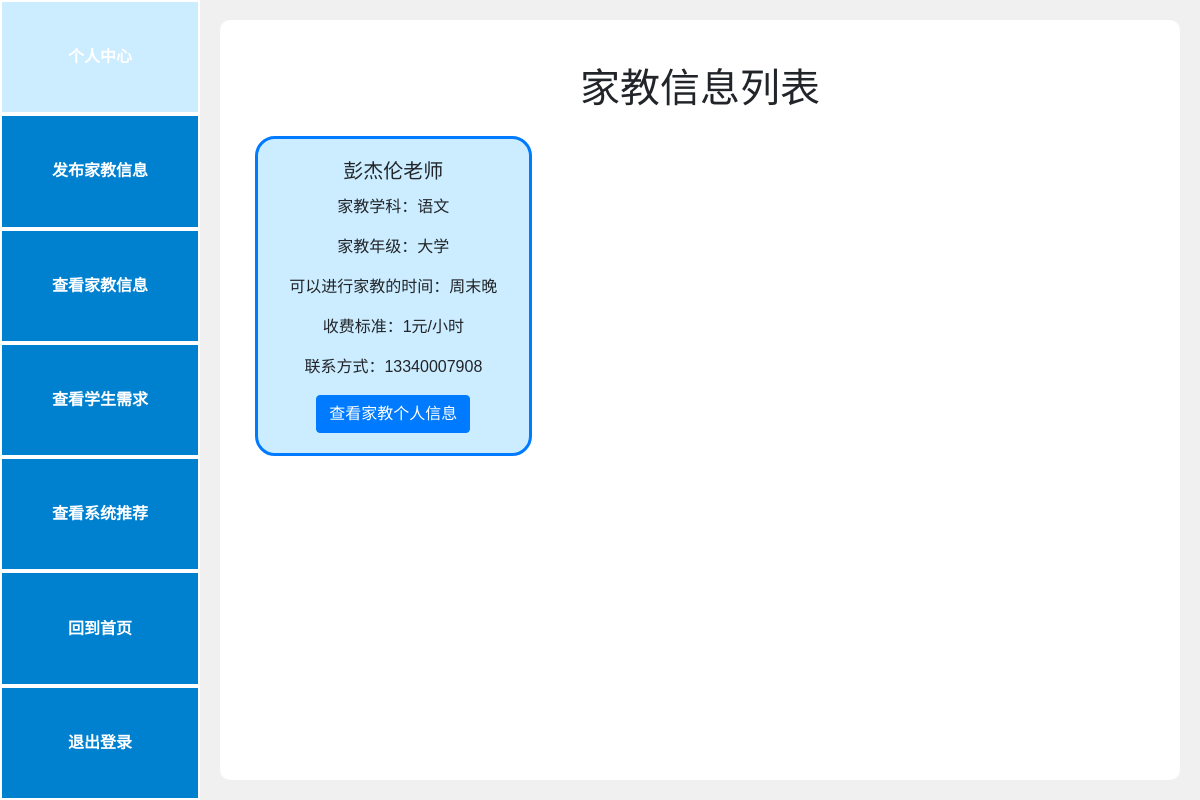
The page /tutors (signed in) on the database as committed earlier.
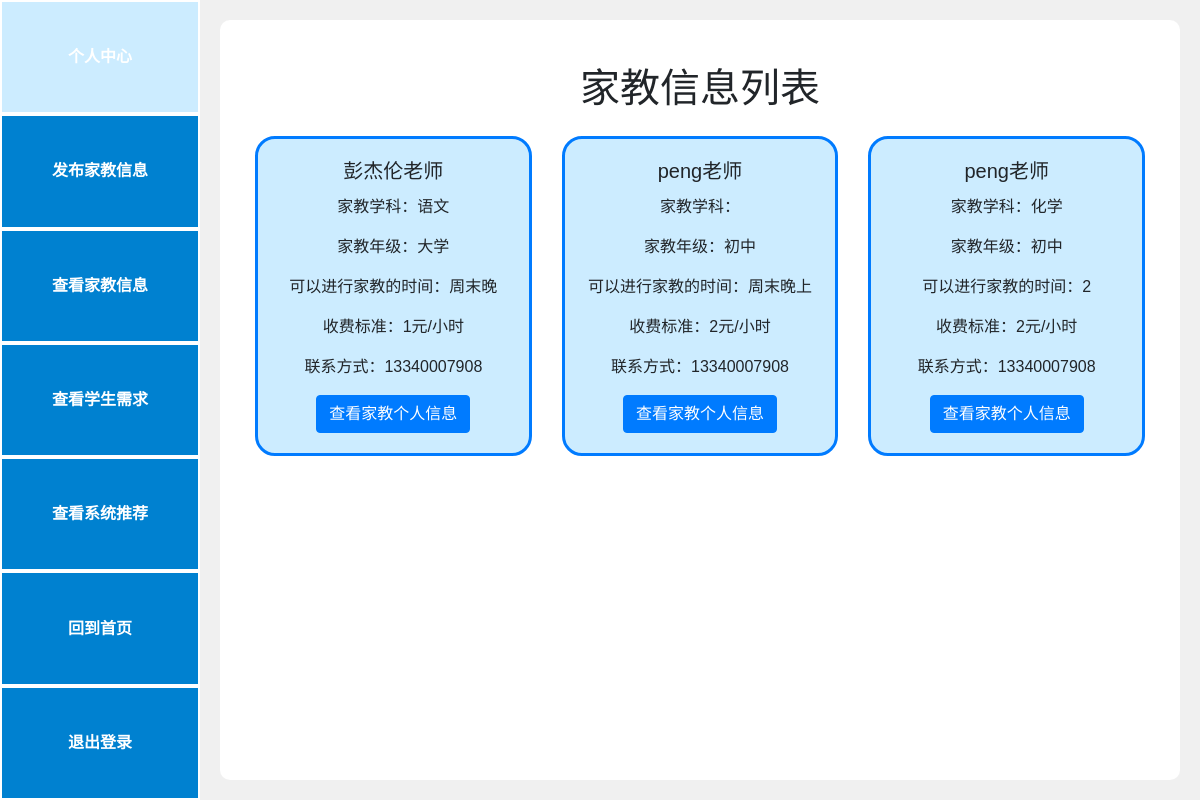
The same page on the database as committed later.
### models.py (models this page shows)
class TutorInfo(db.Model):
    id = db.Column(db.Integer, primary_key=True)
    user_id = db.Column(db.Integer, db.ForeignKey('user.id'), nullable=False)
    name = db.Column(db.String(80), nullable=False)
    subject = db.Column(db.String(80), nullable=False)
    grade = db.Column(db.String(80), nullable=False)
    time = db.Column(db.String(80), nullable=False)
    rate = db.Column(db.String(80), nullable=False)
    phoneNumber = db.Column(db.String(20), unique=False, nullable=False)

### app.py (the view)
@app.route('/tutors')
def tutors():
    tutor_infos = TutorInfo.query.all()
    return render_template('tutors.html', tutors=tutor_infos, user=g.user)

### app.py (called while the page is built)
@app.before_request
def create_tables():
    if not hasattr(g, 'first_request'):  # 保证该函数只在第一次访问时执行
        g.first_request = True
        db.create_all()  # 创建所有在模型中定义的数据库表格

@app.before_request
def before_request():
    g.user = None
    if 'user_id' in session:
        g.user = User.query.get(session['user_id'])

### templates/tutors.html (shortened to what this page needs)
{% if user.role == 'tutor' %}
    {% extends "base_tutor.html" %}
{% else %}
    {% extends "base_student.html" %}
{% endif %}
{% block content %}
<div class="container mt-4">
    <h1 class="mb-4" style="text-align: center;">家教信息列表</h1>
    <div class="row">
        {% for tutor in tutors %}
        <div class="col-md-4 mb-4">
            <div class="card h-100">
                <div class="card-body">
                    <h5 class="card-title" style="text-align: center;">{{ tutor.name }}老师</h5>
                    <p class="card-text" style="text-align: center;">家教学科：{{ tutor.subject }}</p>
                    <p class="card-text" style="text-align: center;">家教年级：{{ tutor.grade }}</p>
                    <p class="card-text" style="text-align: center;">可以进行家教的时间：{{ tutor.time }}</p>
                    <p class="card-text" style="text-align: center;">收费标准：{{ tutor.rate }}元/小时</p>
                    <p class="card-text" style="text-align: center;">联系方式：{{ tutor.phoneNumber }}</p>
                    <div class="text-center">
                        <a href="{{ url_for('tutor_profile', user_id=tutor.user_id) }}" class="btn btn-primary">查看家教个人信息</a>
                    </div>
                </div>
            </div>
        </div>
        {% endfor %}
    </div>
</div>
{% endblock %}

### templates/base_tutor.html (shortened to what this page needs)
<!DOCTYPE html>
<html lang="zh">
<head>
    <link rel="stylesheet" href="https://stackpath.bootstrapcdn.com/bootstrap/4.3.1/css/bootstrap.min.css">
</head>
<body>
    <div class="sidebar">
        <a href="{{ url_for('tutor_profile', user_id=g.user.id) }}">个人中心</a>
        <a href="{{ url_for('tutor_form')}}">发布家教信息</a>
        <a href="{{ url_for('tutors')}}">查看家教信息</a>
        <a href="{{ url_for('students')}}">查看学生需求</a>
        <a href="#">查看系统推荐</a>
        <a href="{{ url_for('tutor_home') }}">回到首页</a>
        <a href="{{ url_for('home') }}">退出登录</a>
    </div>
    <div class="content">
        {% block content %}{% endblock %}
    </div>
</body>
</html>

### templates/base_tutor.html (style rules this page uses)
body { font-family: Arial, sans-serif; display: flex; height: 100vh; margin: 0; background-color: #f0f0f0; background-attachment: fixed; }
.sidebar { width: 200px; background-color: #007BFF; display: flex; flex-direction: column; align-items: stretch; padding: 0; }
.sidebar a { flex: 1; display: flex; align-items: center; justify-content: center; padding: 20px; text-decoration: none; color: white; font-weight: bold; background-color: #0081D0; border: 2px solid white; text-align: center; }
.content { flex: 1; padding: 20px; background-color: white; justify-content: center; align-items: center; border-radius: 10px; margin: 20px; overflow: auto; }

### templates/tutors.html (style rules this page uses)
.card { background-color: #CCECFF; border: 3px solid #007BFF; border-radius: 20px; }

Rows that differ between the two databases and show on the page:
added TutorInfo: name "peng", grade "初中", time "周末晚上", rate "2", phoneNumber "13340007908"
added TutorInfo: name "peng", subject "化学", grade "初中", time "2", rate "2", phoneNumber "13340007908"
